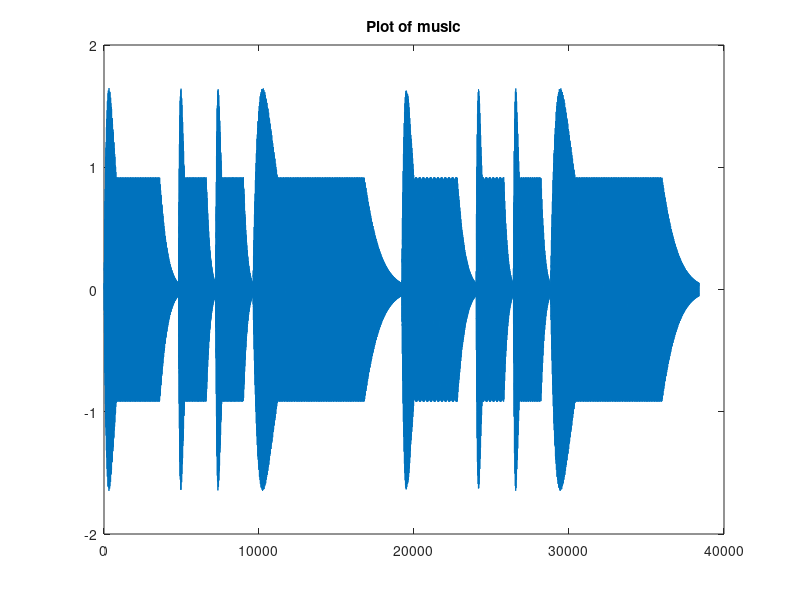

Recreate this plot in MATLAB.
inter = 2^(1/12);
basefreq = 220 * inter^8; %baseFreq=F4 in this song

sampfreq = 8000;
beat = 0.6;

%freq used in this song
sound1 = basefreq;
sound5 = basefreq * inter^7;
sound6 = basefreq * inter^9;
sound2 = basefreq * inter^2;
sound6low = basefreq / (inter^3);

%  play the music
mfreq = [
    sound5;sound5;sound6;
    sound2;
    sound1;sound1;sound6low;
    sound2
];%frequnce sequnce of the song

beats= [
    1;0.5;0.5;
    2;
    1;0.5;0.5;
    2;
];%beats sequnce of the song

%parameters
a=100;
b=10;
c=2.5;
d=0.0082;
mag=[1 0.2 0.3];%amplitude of harmonics

music = [];
for i=1:8
    t = linspace(0,beat*beats(i),sampfreq*beat*beats(i));
    z1 = sin(2*pi*mfreq(i)*t);
    z2 = sin(4*pi*mfreq(i)*t);
    z3 = sin(6*pi*mfreq(i)*t);

    %envelop function
    %func1
    x1 = linspace(0, beat/6, sampfreq*beat*beats(i)/6);
    y1 = x1 .* (exp(-b*x1) .^c);
    %func2
    x2 = linspace(beat/6, beat*4.5/6, sampfreq*beat*beats(i)*3.5/6);
    dd = linspace(d, d, sampfreq*beat*beats(i)*3.5/6);
    y2 = dd;
    %func3
    x3 = linspace(beat*4.5/6, beat, sampfreq*beat*beats(i)*1.5/6);
    y3 = (x3-0.35) .* (exp(-b*(x3-0.35)) .^c);
    %combination
    envfunct = a*[y1 y2 y3];

    music = [music, mag(1)*z1.* envfunct+mag(2)*z2.* envfunct+mag(3)*z3.* envfunct];%multiply
end

sound(music,sampfreq);
%audiowrite('C:\Users\LJW\Desktop\音乐合成大作业\hw_result\result1_4.wav', music, sampfreq,'BitsPerSample',32);%cut down to save
plot([0:length(music)-1],music);title('Plot of music');